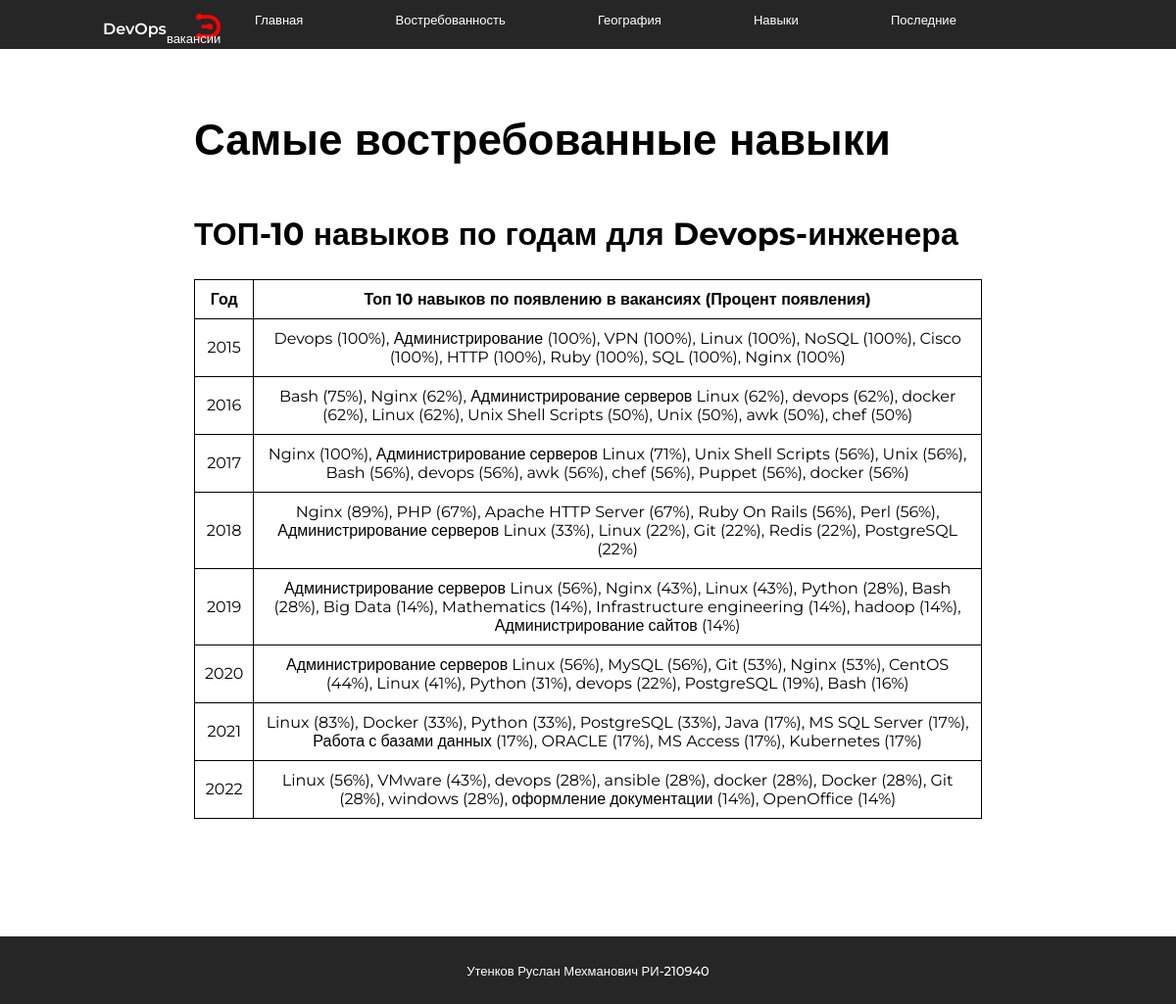
Page /Skills on the committed database.
### main/models.py (models this page shows, shortened)
class SkillsAnalyze(models.Model):
    year = models.PositiveIntegerField('Год')
    skills = models.TextField('Топ-10 навыков')
    class Meta:
        verbose_name = 'Статистика за год'
        verbose_name_plural = 'Динамика самых встречаемых навыков по годам'

### main/views.py (the view)
# urls.py: path('Skills', views.skills, name='skills'),
def skills(request):
    skills_stat = SkillsAnalyze.objects.all()
    return render(request, 'main/skills.html', {'skills_stat': skills_stat})

### main/templates/main/skills.html (shortened to what this page needs)
{% extends 'main/base.html' %}
{% load  static %}
{% block css %}
    <link rel='stylesheet' href="{% static 'main/css/stylesheet.css' %}">
{% endblock %}
{% block content %}
    <h1>Самые востребованные навыки</h1>
    <h2>ТОП-10 навыков по годам для Devops-инженера</h2>
    <table>
        <thead>
            <tr>
                <th>Год</th>
                <th>Топ 10 навыков по появлению в вакансиях (Процент появления)</th>
            </tr>
        </thead>
        {% for row in skills_stat %}
        <tr>
            <td>{{ row.year }}</td>
            <td>{{ row.skills }}</td>
        </tr>
        {% endfor %}
    </table>
{% endblock %}

### main/static/main/css/stylesheet.css (style rules this page uses)
body { margin: 0; font-family: 'Montserrat', sans-serif; display: grid; }
h1 { font-size: 44px; font-weight: 700; margin-top: 75px; }
h2 { font-size: 32px; font-weight: 700; margin-top: 50px; }
table { border-collapse: collapse; width: 100%; margin-bottom: 20px; }
td, th { padding: 10px; border: 1px solid #000000; text-align: center; }

### rows in the picture
SkillsAnalyze: year "2015", skills "Devops (100%), Администрирование (100%), VPN (100%), Linux (100%), NoSQL (100%), Cisco (100%), HTTP (100%), Ruby (100%), SQL (100%), Nginx (100%)"
SkillsAnalyze: year "2016", skills "Bash (75%), Nginx (62%), Администрирование серверов Linux (62%), devops (62%), docker (62%), Linux (62%), Unix Shell Scripts (50%), Unix (50%), awk (50%), chef (50%)"
SkillsAnalyze: year "2017", skills "Nginx (100%), Администрирование серверов Linux (71%), Unix Shell Scripts (56%), Unix (56%), Bash (56%), devops (56%), awk (56%), chef (56%), Puppet (56%), docker (56%)"
SkillsAnalyze: year "2018", skills "Nginx (89%), PHP (67%), Apache HTTP Server (67%), Ruby On Rails (56%), Perl (56%), Администрирование серверов Linux (33%), Linux (22%), Git (22%), Redis (22%), PostgreSQL (22%)"
SkillsAnalyze: year "2019", skills "Администрирование серверов Linux (56%), Nginx (43%), Linux (43%), Python (28%), Bash (28%), Big Data (14%), Mathematics (14%), Infrastructure engineering (14%), hadoop (14%), Администрирование сайтов (14%)"
SkillsAnalyze: year "2020", skills "Администрирование серверов Linux (56%), MySQL (56%), Git (53%), Nginx (53%), CentOS (44%), Linux (41%), Python (31%), devops (22%), PostgreSQL (19%), Bash (16%)"
SkillsAnalyze: year "2021", skills "Linux (83%), Docker (33%), Python (33%), PostgreSQL (33%), Java (17%), MS SQL Server (17%), Работа с базами данных (17%), ORACLE (17%), MS Access (17%), Kubernetes (17%)"
SkillsAnalyze: year "2022", skills "Linux (56%), VMware (43%), devops (28%), ansible (28%), docker (28%), Docker (28%), Git (28%), windows (28%), оформление документации (14%), OpenOffice (14%)"
